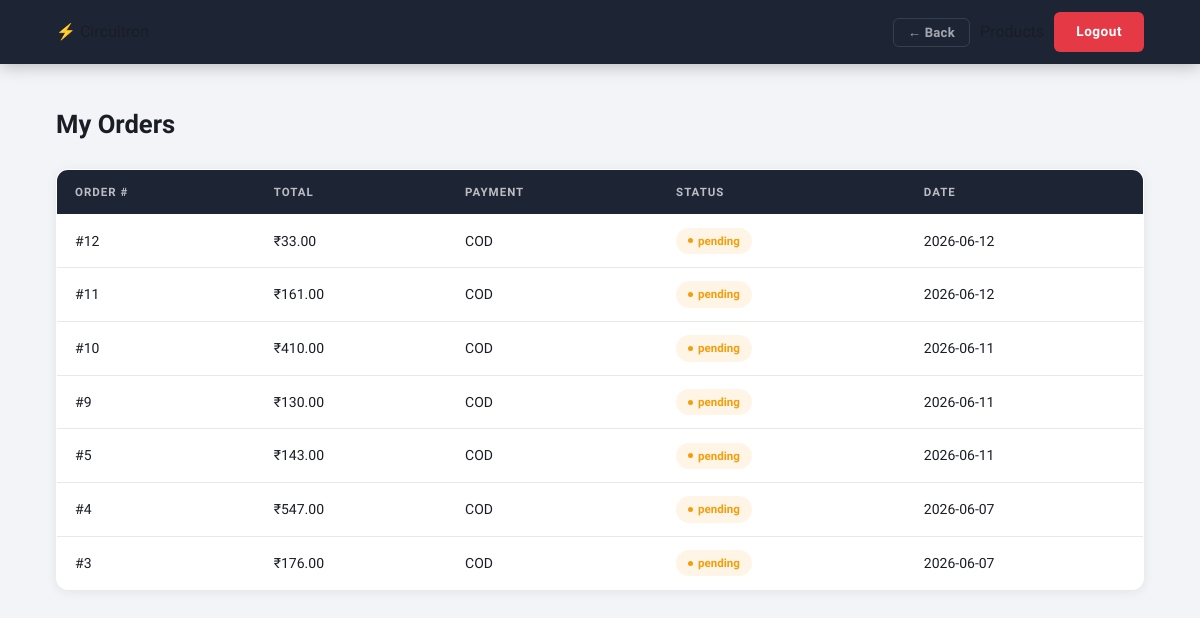
The app's page /orders (signed in) with its own data.
### tables this page shows
CREATE TABLE orders (
            id INTEGER PRIMARY KEY AUTOINCREMENT,
            user_id INTEGER NOT NULL,
            total REAL NOT NULL,
            status TEXT DEFAULT 'pending',
            payment_method TEXT DEFAULT 'cod',
            address TEXT,
            created_at TIMESTAMP DEFAULT CURRENT_TIMESTAMP,
            FOREIGN KEY (user_id) REFERENCES users(id)
        );

### app.py (the view)
@app.route('/orders')
def my_orders():
    if 'user_id' not in session:
        return redirect(url_for('login'))
    db = get_db()
    orders = db.execute("SELECT * FROM orders WHERE user_id=? ORDER BY created_at DESC", (session['user_id'],)).fetchall()
    db.close()
    return render_template('user/orders.html', orders=orders)

### database.py (called while the page is built)
def get_db():
    conn = sqlite3.connect('circuitron.db')
    conn.row_factory = sqlite3.Row
    return conn

### templates/user/orders.html (shortened to what this page needs)
{% extends 'base.html' %}
{% block content %}
<nav class="navbar">
    <a class="nav-brand" href="{{ url_for('home') }}">⚡ Circuitron</a>
    <div class="nav-links">
        <a href="{{ url_for('products') }}">Products</a>
        <a href="{{ url_for('logout') }}" class="btn-nav">Logout</a>
    </div>
</nav>
<div class="list-container">
    <h2>My Orders</h2>
    {% if orders %}
    <table class="data-table">
        <thead><tr><th>Order #</th><th>Total</th><th>Payment</th><th>Status</th><th>Date</th></tr></thead>
        <tbody>
        {% for o in orders %}
        <tr>
            <td>#{{ o.id }}</td>
            <td>₹{{ "%.2f"|format(o.total) }}</td>
            <td>{{ o.payment_method|upper }}</td>
            <td><span class="status-badge status-{{ o.status }}">{{ o.status }}</span></td>
            <td>{{ o.created_at[:10] }}</td>
        </tr>
        {% endfor %}
        </tbody>
    </table>
    {% else %}
    <div class="empty-state"><p>No orders yet.</p><a href="{{ url_for('products') }}" class="btn btn-primary">Shop Now</a></div>
    {% endif %}
</div>
{% endblock %}

### static/style.css (style rules this page uses)
:root { --red: #e63946; --red-dark: #c1121f; --navy: #1d2433; --navy-2: #252d3d; --bg: #f2f4f8; --bg-2: #ffffff; --bg-3: #eaecf2; --bg-4: #dde0e8; --border: rgba(0,0,0,0.09); --border-h: rgba(230,57,70,0.35); --text: #1a1d26; --text-2: #3d4252; --muted: #8892a4; --muted-2: #6b7585; --success: #10b981; --danger: #ef4444; --warning: #f59e0b; --info: #3b82f6; --r: 12px; --r-sm: 8px; --r-xs: 6px; --shadow: 0 2px 12px rgba(0,0,0,0.07); --shadow-md: 0 6px 24px rgba(0,0,0,0.1); --shadow-xl: 0 16px 48px rgba(0,0,0,0.13); --t: all 0.25s cubic-bezier(0.4,0,0.2,1); }
*, *::before, *::after { margin:0; padding:0; box-sizing:border-box; }
html { scroll-behavior:smooth; }
body { font-family:'Exo 2',sans-serif; background:var(--bg); color:var(--text); line-height:1.6; overflow-x:hidden; }
a { text-decoration:none; color:inherit; }
.navbar { position:sticky; top:0; z-index:1000; display:flex; align-items:center; justify-content:space-between; padding:0 56px; height:64px; background:var(--navy); box-shadow:0 2px 16px rgba(0,0,0,0.25); }
.nav-brand { display:flex; flex-direction:column; gap:1px; }
.nav-links { display:flex; align-items:center; gap:2px; }
.btn-nav { background:var(--red); color:white; font-weight:700; font-size:0.85rem; padding:9px 22px; border-radius:var(--r-xs); transition:var(--t); margin-left:8px; font-family:'Rajdhani',sans-serif; letter-spacing:0.5px; }
.list-container { max-width:1280px; margin:0 auto; padding:40px 56px; }
.list-container > h2 { font-family:'Rajdhani',sans-serif; font-size:1.6rem; font-weight:700; color:var(--text); margin-bottom:24px; }
.data-table { width:100%; border-collapse:collapse; background:var(--bg-2); border:1px solid var(--border); border-radius:var(--r); overflow:hidden; box-shadow:var(--shadow); }
.data-table th { background:var(--navy); color:rgba(255,255,255,0.7); padding:13px 18px; text-align:left; font-size:0.72rem; font-weight:700; letter-spacing:1px; text-transform:uppercase; }
.data-table td { padding:13px 18px; border-bottom:1px solid var(--border); font-size:0.875rem; color:var(--text); }
.data-table tr:last-child td { border-bottom:none; }
.status-badge { display:inline-flex; align-items:center; gap:5px; padding:4px 12px; border-radius:50px; font-size:0.72rem; font-weight:700; }
.status-badge::before { content:''; width:5px; height:5px; border-radius:50%; background:currentColor; flex-shrink:0; }
.status-pending { background:rgba(245,158,11,0.1); color:var(--warning); }

### records on screen
orders: id "12", total "33.00", payment_method "COD", status "pending", created_at "2026-06-12"
orders: id "11", total "161.00", payment_method "COD", status "pending", created_at "2026-06-12"
orders: id "10", total "410.00", payment_method "COD", status "pending", created_at "2026-06-11"
orders: id "9", total "130.00", payment_method "COD", status "pending", created_at "2026-06-11"
orders: id "5", total "143.00", payment_method "COD", status "pending", created_at "2026-06-11"
orders: id "4", total "547.00", payment_method "COD", status "pending", created_at "2026-06-07"
orders: id "3", total "176.00", payment_method "COD", status "pending", created_at "2026-06-07"
